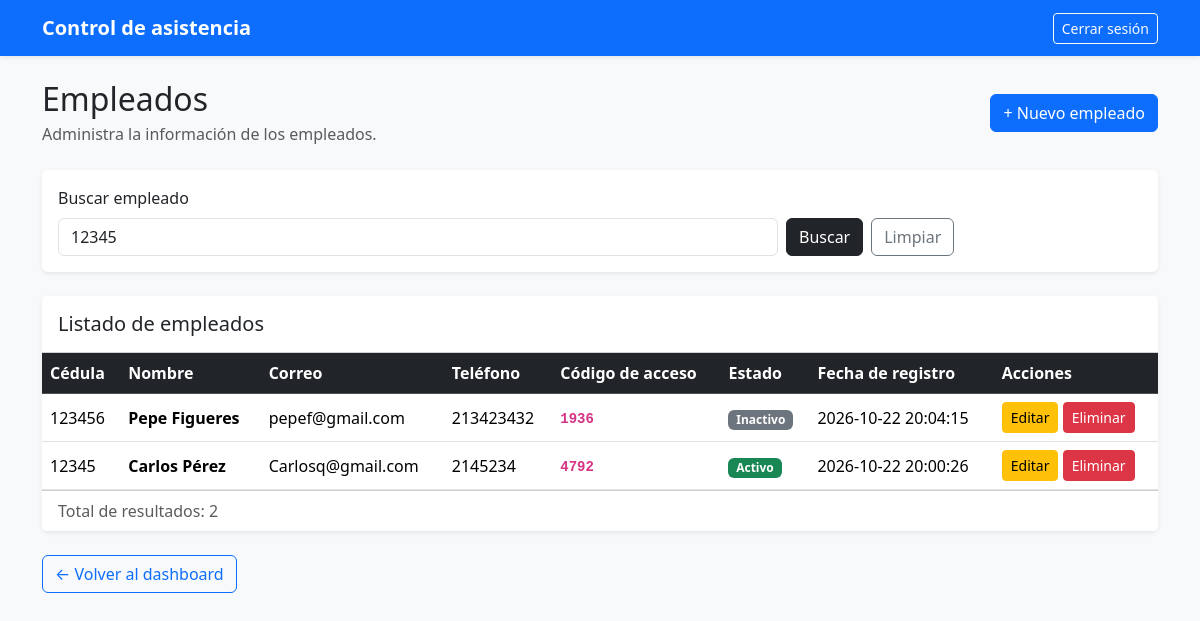
The page /admin/empleados.php?buscar=12345 (signed in) on the database its author committed.
### tables this page shows
CREATE TABLE `empleados` (
  `id` int(11) NOT NULL,
  `cedula` varchar(30) NOT NULL,
  `nombre` varchar(150) NOT NULL,
  `correo` varchar(150) DEFAULT NULL,
  `telefono` varchar(30) DEFAULT NULL,
  `codigo_acceso` varchar(20) NOT NULL,
  `estado` enum('Activo','Inactivo') NOT NULL DEFAULT 'Activo',
  `fecha_registro` timestamp NOT NULL DEFAULT current_timestamp()
);

### admin/empleados.php (the view, shortened to what this page needs)
<?php
require_once "../config/database.php";
$busqueda = trim($_GET["buscar"] ?? "");
$sql = "SELECT * FROM empleados";
$params = [];
if ($busqueda !== "") {
    $sql .= " WHERE cedula LIKE :cedula
              OR nombre LIKE :nombre";
    $params[":cedula"] = "%{$busqueda}%";
    $params[":nombre"] = "%{$busqueda}%";
}
$sql .= " ORDER BY id DESC";
$stmt = $conexion->prepare($sql);
$stmt->execute($params);
$empleados = $stmt->fetchAll();
function escapar($valor)
{
    return htmlspecialchars(
        (string)($valor ?? ""),
        ENT_QUOTES,
        "UTF-8"
    );
}
?>
<!DOCTYPE html>
<html lang="es">
<head>
    <link
        href="https://cdn.jsdelivr.net/npm/bootstrap@5.3.3/dist/css/bootstrap.min.css"
        rel="stylesheet"
    >
</head>
<body class="bg-light">
<nav class="navbar navbar-dark bg-primary shadow-sm">
    <div class="container">
        <a class="navbar-brand fw-semibold" href="index.php">
            Control de asistencia
        </a>
        <a href="../logout.php"
           class="btn btn-outline-light btn-sm">
            Cerrar sesión
        </a>
    </div>
</nav>
<div class="container py-4">
    <div class="d-flex flex-wrap justify-content-between
                align-items-center gap-3 mb-4">
        <div>
            <h2 class="mb-1">Empleados</h2>
            <p class="text-muted mb-0">
                Administra la información de los empleados.
            </p>
        </div>
        <a href="registrar_empleado.php"
           class="btn btn-primary">
            + Nuevo empleado
        </a>
    </div>
    <div class="card border-0 shadow-sm mb-4">
        <div class="card-body">
            <form method="GET" class="row g-2">
                <div class="col-md-8">
                    <label for="buscar" class="form-label">
                        Buscar empleado
                    </label>
                    <input
                        type="text"
                        name="buscar"
                        id="buscar"
                        class="form-control"
                        placeholder="Ingrese la cédula o el nombre"
                        value="<?= escapar($busqueda) ?>"
                    >
                </div>
                <div class="col-md-4 d-flex align-items-end gap-2">
                    <button type="submit"
                            class="btn btn-dark">
                        Buscar
                    </button>
                    <a href="empleados.php"
                       class="btn btn-outline-secondary">
                        Limpiar
                    </a>
                </div>
            </form>
        </div>
    </div>
    <div class="card border-0 shadow-sm">
        <div class="card-header bg-white py-3">
            <h5 class="mb-0">Listado de empleados</h5>
        </div>
        <div class="table-responsive">
            <table class="table table-hover align-middle mb-0">
                <thead class="table-dark">
                    <tr>
                        <th>Cédula</th>
                        <th>Nombre</th>
                        <th>Correo</th>
                        <th>Teléfono</th>
                        <th>Código de acceso</th>
                        <th>Estado</th>
                        <th>Fecha de registro</th>
                        <th>Acciones</th>
                    </tr>
                </thead>
                <tbody>
                <?php if (empty($empleados)): ?>
                    <tr>
                        <td colspan="8"
                            class="text-center py-5">
                            <h5 class="text-muted">
                                No se encontraron empleados
                            </h5>
                            <p class="text-muted mb-0">
                                Registra un empleado nuevo o cambia
                                los criterios de búsqueda.
                            </p>
                        </td>
                    </tr>
                <?php else: ?>
                    <?php foreach ($empleados as $empleado): ?>
                        <tr>
                            <td>
                                <?= escapar($empleado["cedula"]) ?>
                            </td>
                            <td class="fw-semibold">
                                <?= escapar($empleado["nombre"]) ?>
                            </td>
                            <td>
                                <?= escapar($empleado["correo"]) ?: "—" ?>
                            </td>
                            <td>
                                <?= escapar($empleado["telefono"]) ?: "—" ?>
                            </td>
                            <td>
                                <code class="fw-bold">
                                    <?= escapar($empleado["codigo_acceso"]) ?>
                                </code>
                            </td>
                            <td>
                                <?php if ($empleado["estado"] === "Activo"): ?>
                                    <span class="badge text-bg-success">
                                        Activo
                                    </span>
                                <?php else: ?>
                                    <span class="badge text-bg-secondary">
                                        Inactivo
                                    </span>
                                <?php endif; ?>
                            </td>
                            <td>
                                <?= escapar($empleado["fecha_registro"]) ?>
                            </td>
<td>
    <a href="editar_empleado.php?id=<?= (int)$empleado['id'] ?>"
       class="btn btn-warning btn-sm">
        Editar
    </a>
    <form action="eliminar_empleado.php"
          method="POST"
          class="d-inline"
          onsubmit="return confirm('¿Seguro que deseas eliminar este empleado?');">
        <button type="submit" class="btn btn-danger btn-sm">
            Eliminar
        </button>
    </form>
</td>
                        </tr>
                    <?php endforeach; ?>
                <?php endif; ?>
                </tbody>
            </table>
        </div>
        <div class="card-footer bg-white text-muted">
            Total de resultados: <?= count($empleados) ?>
        </div>
    </div>
    <div class="mt-4">
        <a href="index.php" class="btn btn-outline-primary">
            &larr; Volver al dashboard
        </a>
    </div>
</div>
</body>
</html>

### rows shown on the page
empleados: cedula "123456", nombre "Pepe Figueres", correo "pepef@gmail.com", telefono "213423432", codigo_acceso "1936", estado "Inactivo", fecha_registro "2026-10-22 20:04:15"
empleados: cedula "12345", nombre "Carlos Pérez", correo "Carlosq@gmail.com", telefono "2145234", codigo_acceso "4792", estado "Activo", fecha_registro "2026-10-22 20:00:26"

### other values the page prints
count($empleados) "2"
